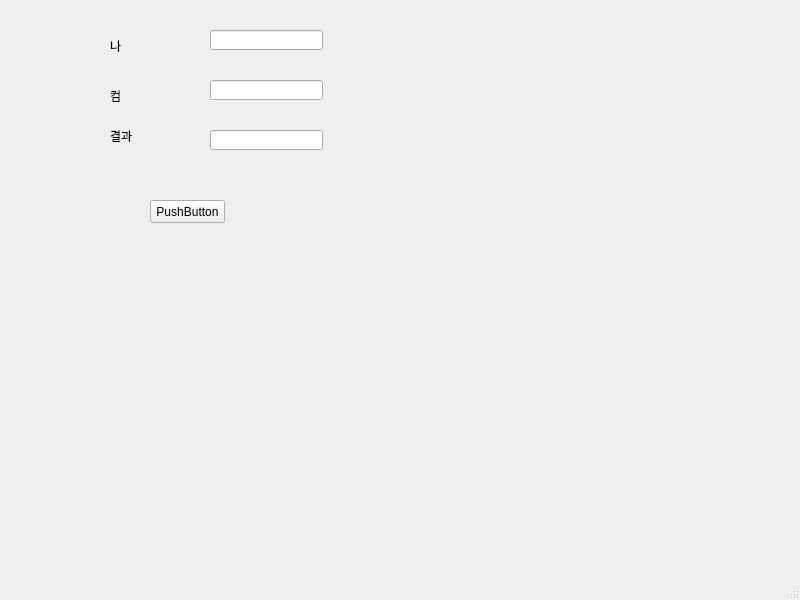
<?xml version="1.0" encoding="UTF-8"?>
<ui version="4.0">
 <class>MainWindow</class>
 <widget class="QMainWindow" name="MainWindow">
  <property name="geometry">
   <rect>
    <x>0</x>
    <y>0</y>
    <width>800</width>
    <height>600</height>
   </rect>
  </property>
  <property name="windowTitle">
   <string>MainWindow</string>
  </property>
  <widget class="QWidget" name="centralwidget">
   <widget class="QPushButton" name="pb">
    <property name="geometry">
     <rect>
      <x>150</x>
      <y>200</y>
      <width>75</width>
      <height>23</height>
     </rect>
    </property>
    <property name="text">
     <string>PushButton</string>
    </property>
   </widget>
   <widget class="QLabel" name="label">
    <property name="geometry">
     <rect>
      <x>110</x>
      <y>40</y>
      <width>56</width>
      <height>12</height>
     </rect>
    </property>
    <property name="text">
     <string>나</string>
    </property>
   </widget>
   <widget class="QLabel" name="label_2">
    <property name="geometry">
     <rect>
      <x>110</x>
      <y>90</y>
      <width>56</width>
      <height>12</height>
     </rect>
    </property>
    <property name="text">
     <string>컴</string>
    </property>
   </widget>
   <widget class="QLabel" name="label_3">
    <property name="geometry">
     <rect>
      <x>110</x>
      <y>130</y>
      <width>56</width>
      <height>12</height>
     </rect>
    </property>
    <property name="text">
     <string>결과</string>
    </property>
   </widget>
   <widget class="QLineEdit" name="lbl1">
    <property name="geometry">
     <rect>
      <x>210</x>
      <y>30</y>
      <width>113</width>
      <height>20</height>
     </rect>
    </property>
   </widget>
   <widget class="QLineEdit" name="lbl2">
    <property name="geometry">
     <rect>
      <x>210</x>
      <y>80</y>
      <width>113</width>
      <height>20</height>
     </rect>
    </property>
   </widget>
   <widget class="QLineEdit" name="lbl3">
    <property name="geometry">
     <rect>
      <x>210</x>
      <y>130</y>
      <width>113</width>
      <height>20</height>
     </rect>
    </property>
   </widget>
  </widget>
  <widget class="QMenuBar" name="menubar">
   <property name="geometry">
    <rect>
     <x>0</x>
     <y>0</y>
     <width>800</width>
     <height>21</height>
    </rect>
   </property>
  </widget>
  <widget class="QStatusBar" name="statusbar"/>
 </widget>
 <resources/>
 <connections/>
</ui>
